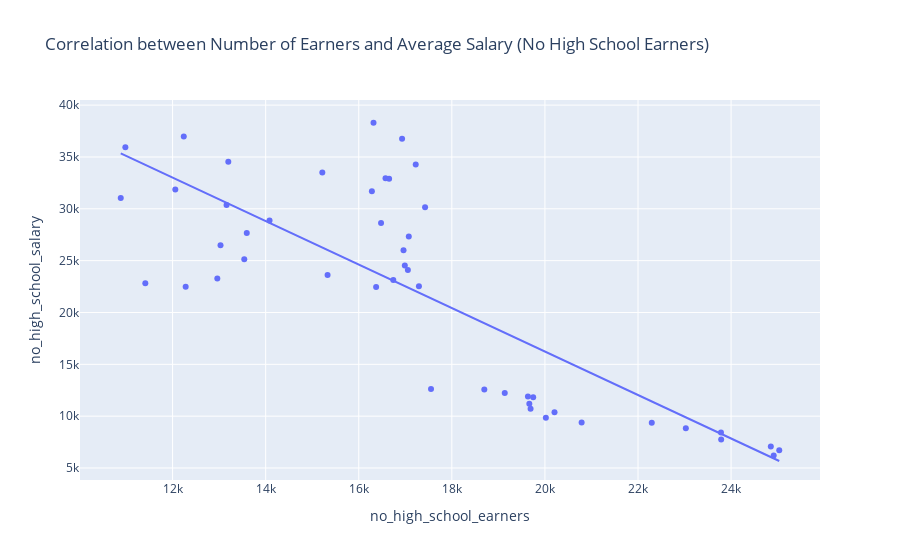
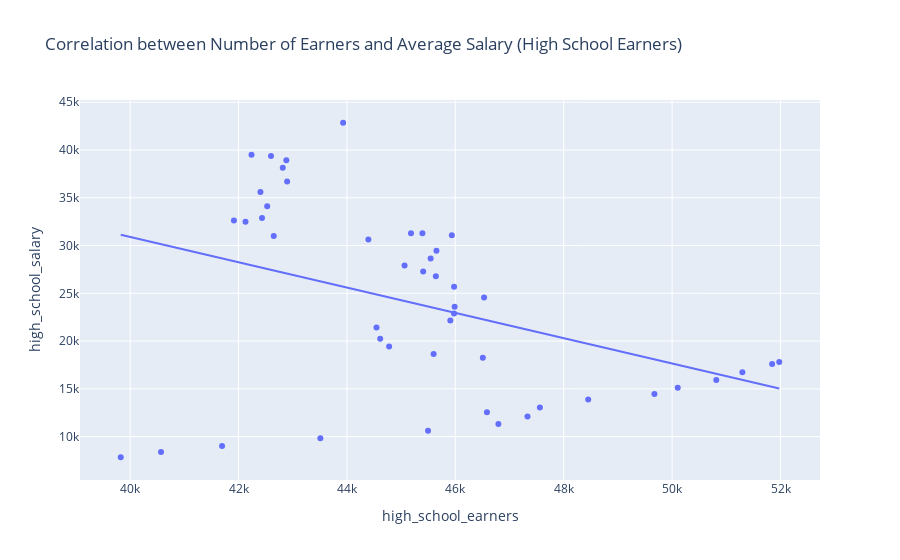
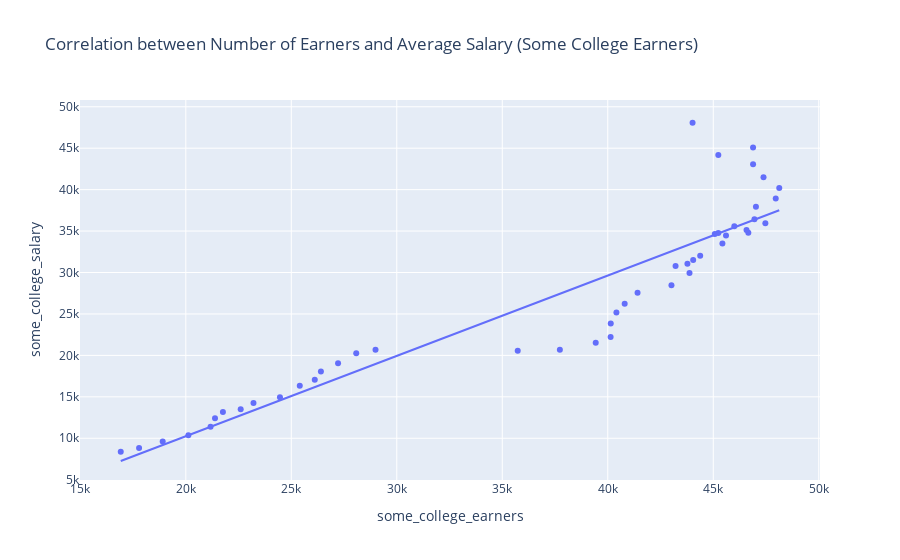
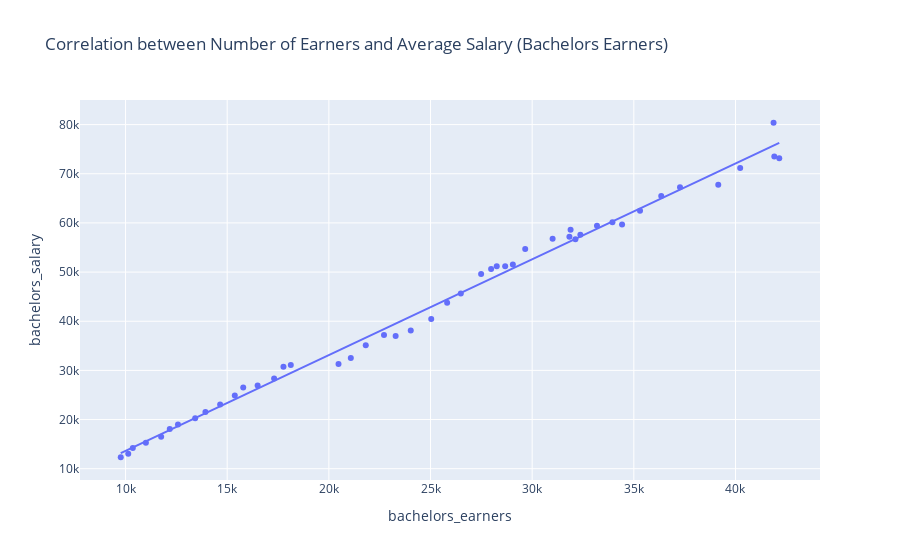

The code cell stored with these charts, in order, in its notebook:
### Markdown cell above
This is a kernel density estimate (KDE) plot, one of the ways for estimating the probability density function of a continuous random variable without assuming any parametric form of the density.

Some observations can be derived as follows:

**Mean (Average):** On the plot, the mean (average) year of the data is indicated by the orange dashed vertical line. The mean represents the point at which the data distribution is centered.

**Median:** Represented generally by the yellow dotted vertical line and seems to fall in the same place as the mean, both the median and the mean falling in the same place—i.e., being the same—most of the time suggests that the data is distributed in a symmetrical manner.

**Standard Deviation (Std. dev.):** The difference among 13.71 years for some "spread" or dispersion within the dataset. The "µ ± σ" lines (where µ is the mean and σ is the standard deviation), indicated by the light blue dotted vertical lines at each side of the mean in the plot, represent one standard deviation from the mean. This encompasses the central part of the distribution.

**Skewness:** The skewness is 0.00. This value is sufficient to mention that the data distribution is fairly symmetrical about the mean. In the case of perfect symmetry, the skewness is zero, showing that there is a balance in the tails of the distribution.

**Kurtosis:** A derived measure would, therefore, imply that the data have a flatter peak and thin tails in comparison to the normal distribution, where kurtosis equals zero. This kind of distribution is hence described as platykurtic.

**Count:** There are 47 data points or observations in the dataset. Confidence Interval: This will be the range given as "2.5% - 97.5%", which is likely the 95% confidence interval of data, such that most (95%) of the data should lie within it. Shape of the Distribution: It should be very bell-shaped in the KDE plot since the distribution is symmetric, and the means would be very similar to the medians. The plot would have a very slight lean to the left but is most probably well within what might be considered the range of normal variation.

### Code cell
import plotly.express as px

columns_pairs = [
    ('no_high_school_earners', 'no_high_school_salary'),
    ('high_school_earners', 'high_school_salary'),
    ('some_college_earners', 'some_college_salary'),
    ('bachelors_earners', 'bachelors_salary'),
    ('adv_earners', 'adv_salary')
]

for earners_col, salary_col in columns_pairs:
    fig = px.scatter(salaries_df, x=earners_col, y=salary_col,
                     trendline='ols',
                     title=f'Correlation between Number of Earners and Average Salary ({earners_col.replace("_", " ").title()})')
    fig.show()

### Figure 1 — Plotly figure (JSON) as saved in the notebook; plotly's stock layout.template omitted (floating-point values rounded to 4 significant figures)
{"data": [{"hovertemplate": "no_high_school_earners=%{x}<br>no_high_school_salary=%{y}<extra></extra>", "legendgroup": "", "marker": {"color": "#636efa", "symbol": "circle"}, "mode": "markers", "name": "", "orientation": "v", "showlegend": false, "type": "scatter", "x": [10886, 10985, 11414, 12058, 12240, 12281, 13159, 13197, 12961, 13030, 13594, 13540, 14083, 15217, 15330, 16652, 16317, 16373, 16282, 16931, 17293, 17425, 17224, 16742, 16962, 17075, 16990, 16479, 16575, 17055, 17553, 18698, 19137, 19635, 19748, 19665, 19692, 20206, 20020, 20789, 22296, 23028, 23783, 23787, 24854, 25035, 24916], "xaxis": "x", "y": [31050, 35940, 22810, 31870, 36980, 22490, 30360, 34530, 23270, 26490, 27670, 25140, 28870, 33490, 23620, 32900, 38300, 22450, 31700, 36750, 22540, 30140, 34280, 23130, 26010, 27320, 24520, 28620, 32940, 24090, 12613, 12582, 12242, 11889, 11824, 11203, 10726, 10384, 9853, 9387, 9357, 8845, 8420, 7759, 7066, 6720, 6198], "yaxis": "y"}, {"hovertemplate": "<b>OLS trendline</b><br>no_high_school_salary = -2.09699 * no_high_school_earners + 58174.7<br>R<sup>2</sup>=0.632258<br><br>no_high_school_earners=%{x}<br>no_high_school_salary=%{y} <b>(trend)</b><extra></extra>", "legendgroup": "", "marker": {"color": "#636efa", "symbol": "circle"}, "mode": "lines", "name": "", "showlegend": false, "type": "scatter", "x": [10886, 10985, 11414, 12058, 12240, 12281, 12961, 13030, 13159, 13197, 13540, 13594, 14083, 15217, 15330, 16282, 16317, 16373, 16479, 16575, 16652, 16742, 16931, 16962, 16990, 17055, 17075, 17224, 17293, 17425, 17553, 18698, 19137, 19635, 19665, 19692, 19748, 20020, 20206, 20789, 22296, 23028, 23783, 23787, 24854, 24916, 25035], "xaxis": "x", "y": [35350.0, 35140.0, 34240.0, 32890.0, 32510.0, 32420.0, 31000.0, 30850.0, 30580.0, 30500.0, 29780.0, 29670.0, 28640.0, 26260.0, 26030.0, 24030.0, 23960.0, 23840.0, 23620.0, 23420.0, 23260.0, 23070.0, 22670.0, 22610.0, 22550.0, 22410.0, 22370.0, 22060.0, 21910.0, 21630.0, 21370.0, 18970.0, 18040.0, 17000.0, 16940.0, 16880.0, 16760.0, 16190.0, 15800.0, 14580.0, 11420.0, 9885.0, 8302.0, 8293.0, 6056.0, 5926.0, 5676.0], "yaxis": "y"}], "layout": {"legend": {"tracegroupgap": 0}, "title": {"text": "Correlation between Number of Earners and Average Salary (No High School Earners)"}, "xaxis": {"anchor": "y", "domain": [0, 1], "title": {"text": "no_high_school_earners"}}, "yaxis": {"anchor": "x", "domain": [0, 1], "title": {"text": "no_high_school_salary"}}}}

### Figure 2 — Plotly figure (JSON) as saved in the notebook; plotly's stock layout.template omitted (floating-point values rounded to 4 significant figures)
{"data": [{"hovertemplate": "high_school_earners=%{x}<br>high_school_salary=%{y}<extra></extra>", "legendgroup": "", "marker": {"color": "#636efa", "symbol": "circle"}, "mode": "markers", "name": "", "orientation": "v", "showlegend": false, "type": "scatter", "x": [43930, 42240, 42599, 42882, 42816, 42897, 42404, 42529, 42433, 41915, 42129, 42650, 44396, 45182, 45393, 45936, 45652, 45545, 45064, 45407, 45641, 45977, 46531, 45987, 45976, 45908, 44546, 44614, 44779, 45600, 46508, 51977, 51846, 51297, 50815, 50104, 49674, 48452, 47560, 46584, 47332, 46795, 45497, 43510, 41696, 40570, 39827], "xaxis": "x", "y": [42850, 39498, 39371, 38936, 38145, 36702, 35615, 34099, 32881, 32630, 32493, 30999, 30627, 31283, 31286, 31071, 29448, 28645, 27915, 27280, 26795, 25692, 24551, 23594, 22895, 22154, 21431, 20248, 19422, 18637, 18261, 17820, 17594, 16750, 15939, 15120, 14457, 13893, 13044, 12560, 12109, 11314, 10624, 9834, 9013, 8393, 7843], "yaxis": "y"}, {"hovertemplate": "<b>OLS trendline</b><br>high_school_salary = -1.32487 * high_school_earners + 83897.9<br>R<sup>2</sup>=0.151529<br><br>high_school_earners=%{x}<br>high_school_salary=%{y} <b>(trend)</b><extra></extra>", "legendgroup": "", "marker": {"color": "#636efa", "symbol": "circle"}, "mode": "lines", "name": "", "showlegend": false, "type": "scatter", "x": [39827, 40570, 41696, 41915, 42129, 42240, 42404, 42433, 42529, 42599, 42650, 42816, 42882, 42897, 43510, 43930, 44396, 44546, 44614, 44779, 45064, 45182, 45393, 45407, 45497, 45545, 45600, 45641, 45652, 45908, 45936, 45976, 45977, 45987, 46508, 46531, 46584, 46795, 47332, 47560, 48452, 49674, 50104, 50815, 51297, 51846, 51977], "xaxis": "x", "y": [31130.0, 30150.0, 28660.0, 28370.0, 28080.0, 27940.0, 27720.0, 27680.0, 27550.0, 27460.0, 27390.0, 27170.0, 27080.0, 27070.0, 26250.0, 25700.0, 25080.0, 24880.0, 24790.0, 24570.0, 24190.0, 24040.0, 23760.0, 23740.0, 23620.0, 23560.0, 23480.0, 23430.0, 23420.0, 23080.0, 23040.0, 22990.0, 22980.0, 22970.0, 22280.0, 22250.0, 22180.0, 21900.0, 21190.0, 20890.0, 19710.0, 18090.0, 17520.0, 16570.0, 15940.0, 15210.0, 15040.0], "yaxis": "y"}], "layout": {"legend": {"tracegroupgap": 0}, "title": {"text": "Correlation between Number of Earners and Average Salary (High School Earners)"}, "xaxis": {"anchor": "y", "domain": [0, 1], "title": {"text": "high_school_earners"}}, "yaxis": {"anchor": "x", "domain": [0, 1], "title": {"text": "high_school_salary"}}}}

### Figure 3 — Plotly figure (JSON) as saved in the notebook; plotly's stock layout.template omitted (floating-point values rounded to 4 significant figures)
{"data": [{"hovertemplate": "some_college_earners=%{x}<br>some_college_salary=%{y}<extra></extra>", "legendgroup": "", "marker": {"color": "#636efa", "symbol": "circle"}, "mode": "markers", "name": "", "orientation": "v", "showlegend": false, "type": "scatter", "x": [44019, 45240, 46886, 46887, 47382, 48128, 47961, 47023, 46952, 47469, 45999, 45604, 45239, 46663, 46577, 45073, 45434, 44381, 44048, 43776, 43214, 43874, 43019, 41412, 40802, 40410, 40142, 40135, 39429, 37730, 35732, 28993, 28078, 27217, 26404, 26113, 25402, 24463, 23208, 22602, 21759, 21384, 21174, 20121, 18905, 17786, 16917], "xaxis": "x", "y": [48070, 44176, 45091, 43053, 41507, 40201, 38943, 37945, 36428, 35943, 35585, 34469, 34773, 34808, 35138, 34650, 33496, 32012, 31498, 31046, 30782, 29939, 28469, 27566, 26235, 25181, 23862, 22226, 21539, 20680, 20551, 20694, 20255, 19066, 18054, 17073, 16349, 14936, 14245, 13503, 13176, 12409, 11377, 10357, 9607, 8813, 8388], "yaxis": "y"}, {"hovertemplate": "<b>OLS trendline</b><br>some_college_salary = 0.969181 * some_college_earners + -9137.52<br>R<sup>2</sup>=0.857558<br><br>some_college_earners=%{x}<br>some_college_salary=%{y} <b>(trend)</b><extra></extra>", "legendgroup": "", "marker": {"color": "#636efa", "symbol": "circle"}, "mode": "lines", "name": "", "showlegend": false, "type": "scatter", "x": [16917, 17786, 18905, 20121, 21174, 21384, 21759, 22602, 23208, 24463, 25402, 26113, 26404, 27217, 28078, 28993, 35732, 37730, 39429, 40135, 40142, 40410, 40802, 41412, 43019, 43214, 43776, 43874, 44019, 44048, 44381, 45073, 45239, 45240, 45434, 45604, 45999, 46577, 46663, 46886, 46887, 46952, 47023, 47382, 47469, 47961, 48128], "xaxis": "x", "y": [7258.0, 8100.0, 9185.0, 10360.0, 11380.0, 11590.0, 11950.0, 12770.0, 13360.0, 14570.0, 15480.0, 16170.0, 16450.0, 17240.0, 18080.0, 18960.0, 25490.0, 27430.0, 29080.0, 29760.0, 29770.0, 30030.0, 30410.0, 31000.0, 32560.0, 32740.0, 33290.0, 33380.0, 33520.0, 33550.0, 33880.0, 34550.0, 34710.0, 34710.0, 34900.0, 35060.0, 35440.0, 36000.0, 36090.0, 36300.0, 36300.0, 36370.0, 36440.0, 36780.0, 36870.0, 37350.0, 37510.0], "yaxis": "y"}], "layout": {"legend": {"tracegroupgap": 0}, "title": {"text": "Correlation between Number of Earners and Average Salary (Some College Earners)"}, "xaxis": {"anchor": "y", "domain": [0, 1], "title": {"text": "some_college_earners"}}, "yaxis": {"anchor": "x", "domain": [0, 1], "title": {"text": "some_college_salary"}}}}

### Figure 4 — Plotly figure (JSON) as saved in the notebook; plotly's stock layout.template omitted (floating-point values rounded to 4 significant figures)
{"data": [{"hovertemplate": "bachelors_earners=%{x}<br>bachelors_salary=%{y}<extra></extra>", "legendgroup": "", "marker": {"color": "#636efa", "symbol": "circle"}, "mode": "markers", "name": "", "orientation": "v", "showlegend": false, "type": "scatter", "x": [41873, 41910, 42153, 40231, 39153, 37272, 36348, 35305, 34422, 33948, 33188, 32371, 32127, 31890, 31832, 31006, 29658, 29050, 28672, 28257, 27980, 27488, 26490, 25818, 25035, 24028, 23285, 22712, 21815, 21080, 20475, 18128, 17767, 17308, 16497, 15788, 15373, 14653, 13929, 13425, 12579, 12175, 11751, 11001, 10357, 10132, 9764], "xaxis": "x", "y": [80380, 73499, 73163, 71155, 67763, 67267, 65482, 62466, 59661, 60159, 59415, 57619, 56665, 58613, 57181, 56788, 54689, 51554, 51206, 51194, 50623, 49595, 45644, 43782, 40478, 38112, 36980, 37224, 35121, 32525, 31323, 31112, 30736, 28344, 26919, 26511, 24877, 23072, 21532, 20272, 19006, 18075, 16514, 15291, 14207, 13033, 12332], "yaxis": "y"}, {"hovertemplate": "<b>OLS trendline</b><br>bachelors_salary = 1.94948 * bachelors_earners + -5879.94<br>R<sup>2</sup>=0.992099<br><br>bachelors_earners=%{x}<br>bachelors_salary=%{y} <b>(trend)</b><extra></extra>", "legendgroup": "", "marker": {"color": "#636efa", "symbol": "circle"}, "mode": "lines", "name": "", "showlegend": false, "type": "scatter", "x": [9764, 10132, 10357, 11001, 11751, 12175, 12579, 13425, 13929, 14653, 15373, 15788, 16497, 17308, 17767, 18128, 20475, 21080, 21815, 22712, 23285, 24028, 25035, 25818, 26490, 27488, 27980, 28257, 28672, 29050, 29658, 31006, 31832, 31890, 32127, 32371, 33188, 33948, 34422, 35305, 36348, 37272, 39153, 40231, 41873, 41910, 42153], "xaxis": "x", "y": [13150.0, 13870.0, 14310.0, 15570.0, 17030.0, 17860.0, 18640.0, 20290.0, 21270.0, 22690.0, 24090.0, 24900.0, 26280.0, 27860.0, 28760.0, 29460.0, 34040.0, 35220.0, 36650.0, 38400.0, 39510.0, 40960.0, 42930.0, 44450.0, 45760.0, 47710.0, 48670.0, 49210.0, 50020.0, 50750.0, 51940.0, 54570.0, 56180.0, 56290.0, 56750.0, 57230.0, 58820.0, 60300.0, 61230.0, 62950.0, 64980.0, 66780.0, 70450.0, 72550.0, 75750.0, 75820.0, 76300.0], "yaxis": "y"}], "layout": {"legend": {"tracegroupgap": 0}, "title": {"text": "Correlation between Number of Earners and Average Salary (Bachelors Earners)"}, "xaxis": {"anchor": "y", "domain": [0, 1], "title": {"text": "bachelors_earners"}}, "yaxis": {"anchor": "x", "domain": [0, 1], "title": {"text": "bachelors_salary"}}}}
